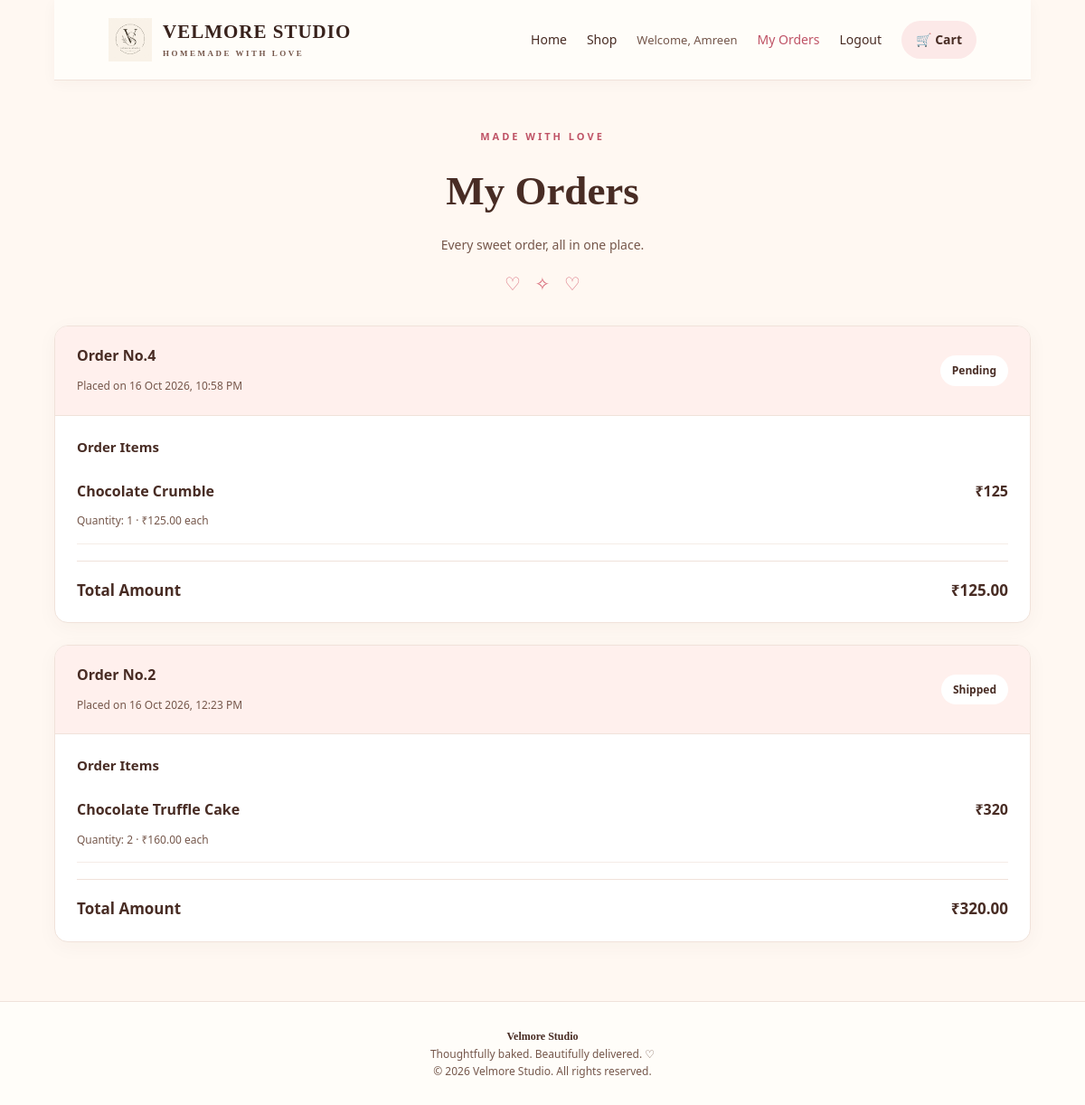
Page /orders/ (signed in) on the committed database.
### products/models.py (models this page shows, shortened)
class Order(models.Model):
    STATUS_CHOICES = [
        ('Pending', 'Pending'),
        ('Confirmed', 'Confirmed'),
        ('Shipped', 'Shipped'),
        ('Delivered', 'Delivered'),
        ('Cancelled', 'Cancelled'),
    ]
    user = models.ForeignKey(
        User,
        on_delete=models.CASCADE
    )
    full_name = models.CharField(max_length=200)
    email = models.EmailField()
    phone = models.CharField(max_length=15)
    address = models.TextField()
    city = models.CharField(max_length=100)
    pincode = models.CharField(max_length=10)
    total_amount = models.DecimalField(
        max_digits=10,
        decimal_places=2
    )
    status = models.CharField(
        max_length=20,
        choices=STATUS_CHOICES,
        default='Pending'
    )
    created_at = models.DateTimeField(
        auto_now_add=True
    )

class OrderItem(models.Model):
    order = models.ForeignKey(
        Order,
        on_delete=models.CASCADE,
        related_name='items'
    )
    product = models.ForeignKey(
        Product,
        on_delete=models.CASCADE
    )
    quantity = models.PositiveIntegerField()
    price = models.DecimalField(
        max_digits=10,
        decimal_places=2
    )

class Product(models.Model):
    name = models.CharField(max_length=200)
    description = models.TextField()
    price = models.DecimalField(max_digits=10, decimal_places=2)
    stock = models.IntegerField(default=0)
    image = models.ImageField(
        upload_to='products/',
        blank=True,
        null=True
    )
    created_at = models.DateTimeField(auto_now_add=True)

### products/views.py (the view)
# urls.py: path('orders/', views.my_orders, name='orders'),
@login_required
def my_orders(request):
    orders = Order.objects.filter(
        user=request.user
    ).order_by('-created_at')
    return render(
        request,
        'orders.html',
        {'orders': orders}
    )

### templates/orders.html (shortened to what this page needs)
{% load static %}
<!DOCTYPE html>
<html lang="en">
<head>
    <link rel="stylesheet" href="{% static 'css/style.css' %}">
</head>
<body>
<nav class="navbar">
    <a href="{% url 'home' %}" class="brand">
        <img
            src="{% static 'images/logo.png' %}"
            alt="Velmore Studio logo"
            class="brand-logo"
        >
        <span class="brand-text">
            <strong>VELMORE STUDIO</strong>
            <small>HOMEMADE WITH LOVE</small>
        </span>
    </a>
    <div class="nav-links">
        <a href="{% url 'home' %}">Home</a>
        <a href="{% url 'home' %}#products">Shop</a>
        {% if user.is_authenticated %}
            <span class="welcome">
                Welcome, {{ user.username }}
            </span>
            <a href="{% url 'orders' %}" class="active">My Orders</a>
            <form method="POST" action="{% url 'logout' %}" class="logout-form">
                <button type="submit" class="logout-button">Logout</button>
            </form>
        {% else %}
            <a href="{% url 'login' %}">Login</a>
            <a href="{% url 'register' %}">Register</a>
        {% endif %}
        <a href="{% url 'cart' %}" class="cart-link">🛒 Cart</a>
    </div>
</nav>
<header class="page-heading">
    <span class="eyebrow">Made with love</span>
    <h1>My Orders</h1>
    <p>Every sweet order, all in one place.</p>
    <div class="heading-decoration">♡ &nbsp; ✧ &nbsp; ♡</div>
</header>
<main class="orders-container">
    {% if orders %}
        {% for order in orders %}
            <article class="order-card">
                <div class="order-header">
                    <div>
                        <p class="order-number">
                            Order No.{{ order.id }}
                        </p>
                        <span class="order-date">
                            Placed on {{ order.created_at|date:"d M Y, h:i A" }}
                        </span>
                    </div>
                    <span class="order-status">
                        {{ order.get_status_display }}
                    </span>
                </div>
                <div class="order-body">
                    <h2 class="order-items-heading">Order Items</h2>
                    {% for item in order.items.all %}
                        <div class="order-item">
                            <div>
                                <p class="item-name">
                                    {{ item.product.name }}
                                </p>
                                <span class="item-quantity">
                                    Quantity: {{ item.quantity }}
                                    · ₹{{ item.price|floatformat:2 }} each
                                </span>
                            </div>
                            <span class="item-price">
                                ₹{% widthratio item.price 1 item.quantity %}
                            </span>
                        </div>
                    {% empty %}
                        <p>No order items are available for this order.</p>
                    {% endfor %}
                    <div class="order-total">
                        <span>Total Amount</span>
                        <span>₹{{ order.total_amount|floatformat:2 }}</span>
                    </div>
                </div>
            </article>
        {% endfor %}
    {% endif %}
</main>
<footer class="footer">
    <strong>Velmore Studio</strong>
    <p>Thoughtfully baked. Beautifully delivered. ♡</p>
    <p>© 2026 Velmore Studio. All rights reserved.</p>
</footer>
</body>
</html>

### static/css/style.css (style rules this page uses)
:root { --brown: #59372c; --brown-dark: #38221c; --brown-light: #85675b; --pink: #df7d88; --pink-dark: #bd5968; --pink-light: #f8e7e3; --cream: #fffaf4; --white: #ffffff; --border: #f0e2d8; --green: #51764b; --red: #b83d45; --shadow: 0 8px 28px rgba(74, 44, 33, 0.07); }
* { margin: 0; padding: 0; box-sizing: border-box; }
html { scroll-behavior: smooth; scroll-padding-top: 100px; }
body { font-family: "Segoe UI", Arial, sans-serif; background: var(--cream); color: var(--brown); line-height: 1.6; }
a { text-decoration: none; color: inherit; }
img { display: block; max-width: 100%; }
button, input, textarea, select { font: inherit; }
button, a { -webkit-tap-highlight-color: transparent; }
.navbar { width: 90%; max-width: 1400px; min-height: 82px; margin: auto; display: flex; align-items: center; justify-content: space-between; gap: 25px; }
.brand { display: flex; align-items: center; gap: 12px; flex-shrink: 0; }
.brand-logo { width: 48px; height: 48px; object-fit: contain; }
.brand-text { display: flex; flex-direction: column; line-height: 1.3; }
.brand-text strong { color: var(--brown-dark); font-family: Georgia, "Times New Roman", serif; font-size: 21px; letter-spacing: 1px; }
.brand-text small { margin-top: 5px; color: var(--brown-light); font-size: 9px; letter-spacing: 2.5px; }
.nav-links { display: flex; align-items: center; justify-content: flex-end; gap: 21px; flex-wrap: wrap; }
.eyebrow { display: inline-block; color: var(--pink-dark); font-size: 10px; font-weight: 800; letter-spacing: 2.5px; line-height: 1.8; }

### rows in the picture
Order: id "4", created_at "16 Oct 2026, 10:58 PM", status "Pending", total_amount "125.00"
OrderItem: product.name "Chocolate Crumble", quantity "1", price "125.00", price+quantity "125"
Order: id "2", created_at "16 Oct 2026, 12:23 PM", status "Shipped", total_amount "320.00"
OrderItem: product.name "Chocolate Truffle Cake", quantity "2", price "160.00", price+quantity "320"

### other values in the picture
{{ user.username }} "Amreen"
